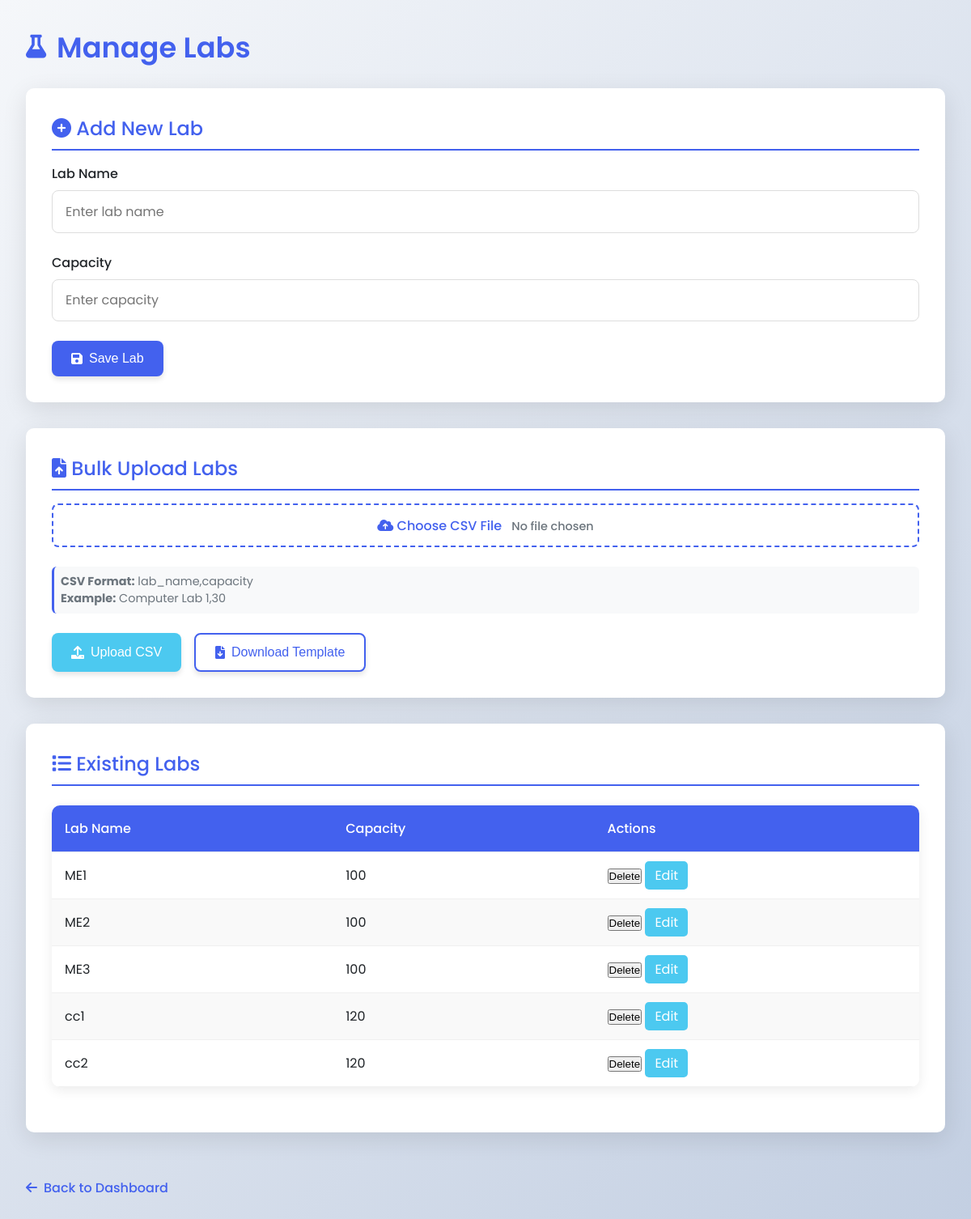
/labs, run on an earlier commit of the app's database.
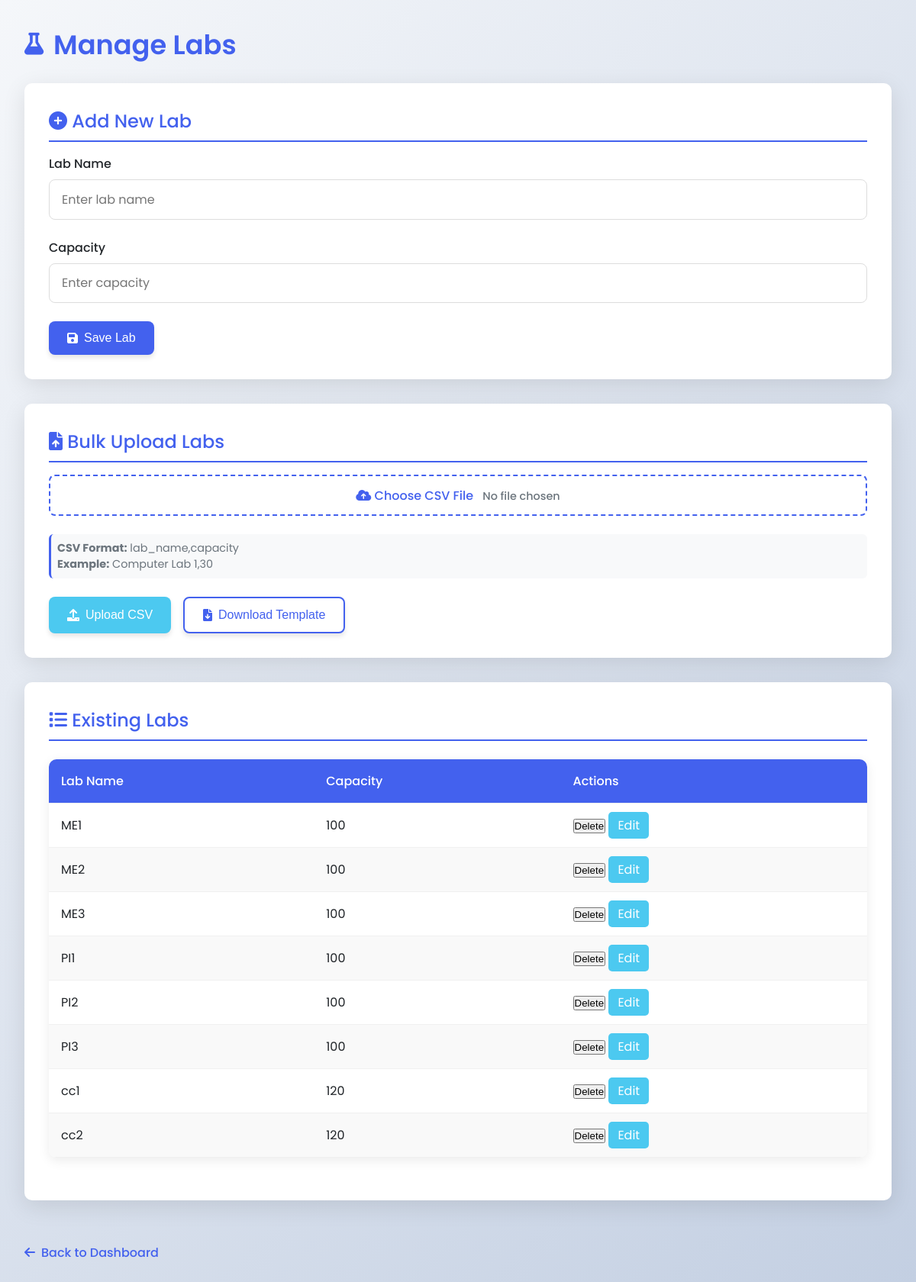
And on a later commit of the database.
### app.py (models this page shows)
class Lab(db.Model):
    id = db.Column(db.Integer, primary_key=True)
    name = db.Column(db.String(50), unique=True, nullable=False)
    capacity = db.Column(db.Integer, nullable=False)

### app.py (the view, shortened to what this page needs)
@app.route('/labs', methods=['GET', 'POST'])
def manage_labs():
    labs = Lab.query.order_by(Lab.name).all()
    return render_template('labs.html', labs=labs)

### templates/labs.html (shortened to what the changed rows need)
<!DOCTYPE html>
<html lang="en">
<head>
    <link rel="stylesheet" href="https://cdnjs.cloudflare.com/ajax/libs/font-awesome/6.0.0-beta3/css/all.min.css">
</head>
<body>
    <div class="container">
        <h1><i class="fas fa-flask"></i> Manage Labs</h1>
        <div class="card">
            <h2><i class="fas fa-plus-circle"></i> Add New Lab</h2>
        </div>
        <div class="card">
            <h2><i class="fas fa-file-upload"></i> Bulk Upload Labs</h2>
        </div>
        <div class="card">
            <h2><i class="fas fa-list"></i> Existing Labs</h2>
            {% if labs %}
            <table>
                <thead>
                    <tr>
                        <th>Lab Name</th>
                        <th>Capacity</th>
                        <th>Actions</th>
                    </tr>
                </thead>
                <tbody>
                    {% for lab in labs %}
                    <tr>
                        <td>{{ lab.name }}</td>
                        <td>{{ lab.capacity }}</td>
                        <td>
                            <form action="{{ url_for('delete_lab', id=lab.id) }}" method="post" style="display:inline;">
                                <button type="submit" onclick="return confirm('Are you sure you want to delete {{ lab.name }}?');">
                                Delete
                                </button>
                            </form>
                            <a href="{{ url_for('edit_lab', id=lab.id) }}"
                            style="color: white; background-color: var(--success); padding: 6px 12px; border-radius: 5px; text-decoration: none;">
                                Edit
                            </a>
                        </td>
                    </tr>
                    {% endfor %}
                </tbody>
            </table>
            {% else %}
            <div style="text-align: center; padding: 2rem; color: var(--gray);">
                <i class="fas fa-flask" style="font-size: 2rem; margin-bottom: 1rem;"></i>
                <p>No labs have been added yet. Add your first lab above.</p>
            </div>
            {% endif %}
        </div>
    </div>
</body>
</html>

What changed in the data, as far as the page shows it:
added Lab: name "PI1", capacity "100"
added Lab: name "PI2", capacity "100"
added Lab: name "PI3", capacity "100"
